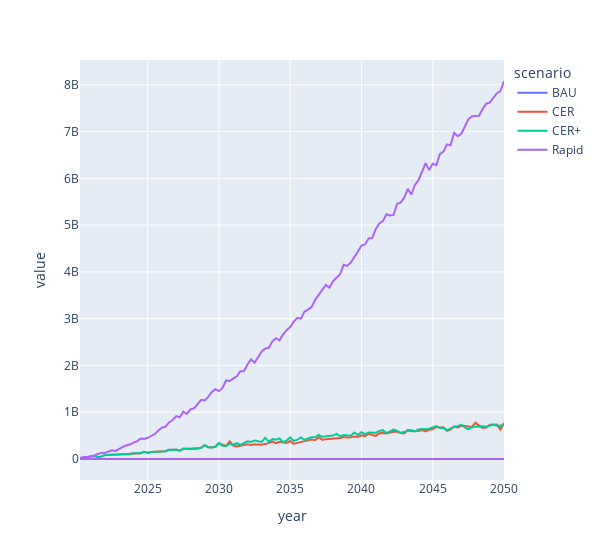

Write notebook code for a chart like this one.
### Code cell
import plotly.express as px
subsidies_plot_df = scenario_subsidies.groupby(["year","scenario"])[["hp specific cost", "Cumulative subsidy amount (CAD)"]].mean()
px.line(subsidies_plot_df.reset_index(), x="year", y=["Cumulative subsidy amount (CAD)","hp specific cost"], color="scenario", template="plotly", width=600)
